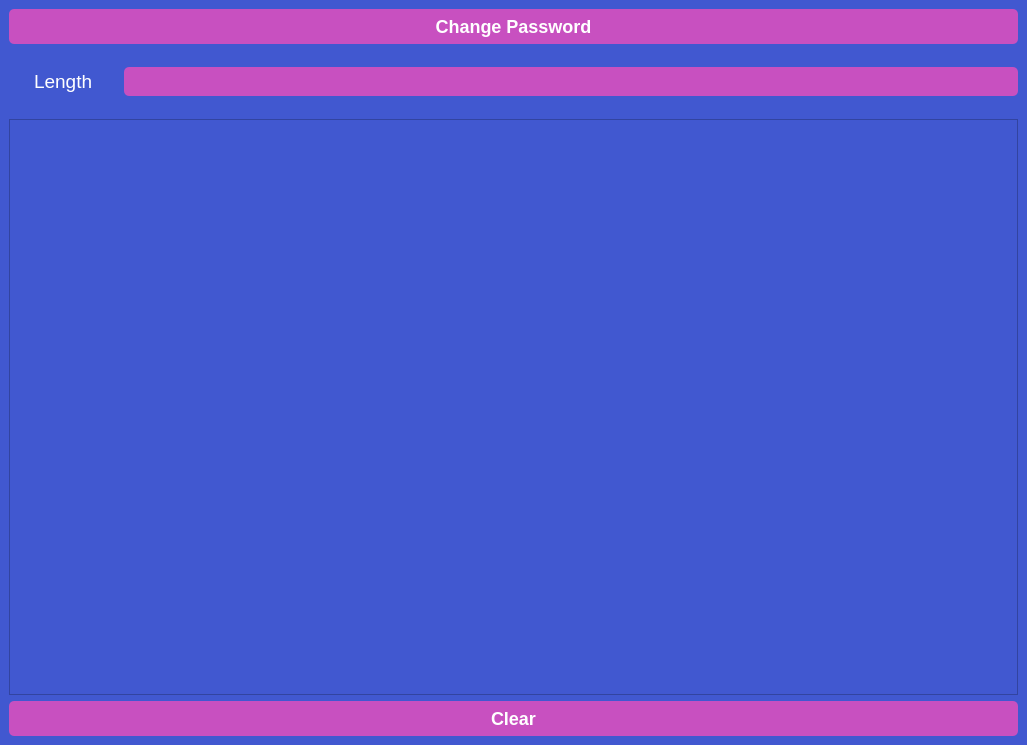
<?xml version="1.0" encoding="UTF-8"?>
<ui version="4.0">
 <class>MainWindow</class>
 <widget class="QMainWindow" name="MainWindow">
  <property name="geometry">
   <rect>
    <x>0</x>
    <y>0</y>
    <width>1027</width>
    <height>745</height>
   </rect>
  </property>
  <property name="windowTitle">
   <string>Password Random Generator</string>
  </property>
  <property name="styleSheet">
   <string notr="true">/*Copyright (c) DevSec Studio. All rights reserved.

MIT License

Permission is hereby granted, free of charge, to any person obtaining a copy
of this software and associated documentation files (the &quot;Software&quot;), to deal
in the Software without restriction, including without limitation the rights
to use, copy, modify, merge, publish, distribute, sublicense, and/or sell
copies of the Software, and to permit persons to whom the Software is
furnished to do so, subject to the following conditions:

The above copyright notice and this permission notice shall be included in all
copies or substantial portions of the Software.

THE SOFTWARE IS PROVIDED *AS IS*, WITHOUT WARRANTY OF ANY KIND, EXPRESS OR
IMPLIED, INCLUDING BUT NOT LIMITED TO THE WARRANTIES OF MERCHANTABILITY,
FITNESS FOR A PARTICULAR PURPOSE AND NONINFRINGEMENT. IN NO EVENT SHALL THE
AUTHORS OR COPYRIGHT HOLDERS BE LIABLE FOR ANY CLAIM, DAMAGES OR OTHER
LIABILITY, WHETHER IN AN ACTION OF CONTRACT, TORT OR OTHERWISE, ARISING FROM,
OUT OF OR IN CONNECTION WITH THE SOFTWARE OR THE USE OR OTHER DEALINGS IN THE SOFTWARE.
*/

/*-----QWidget-----*/
QWidget
{
	background-color: #4158D0;
	color: #ffffff;
	border-color: #181c21;
	padding:20px
}


/*-----QMenuBar-----*/
QMenuBar
{
	background-color: #6692fc;
	color: #fff;
	border-color: #181c21;

}


QMenuBar::item
{
    background-color: transparent;

}


QMenuBar::item:selected
{
    background-color: #4158D0;

}


QMenuBar::item:pressed
{
    background-color: #4158D0;
    border: 1px solid #5ab8a0;
    margin-bottom: -1px;
    padding-bottom: 1px;

}


/*-----QMenu-----*/
QMenu
{
    background-color: #e1f4ff;
    border: 1px solid;
    color: #000;

}


QMenu::separator
{
    height: 1px;
    background-color: #000;
    color: #ffffff;
    padding-left: 4px;
    margin-left: 10px;
    margin-right: 5px;

}


QMenu::item
{
    min-width : 150px;
    padding: 3px 20px 3px 20px;

}


QMenu::item:selected
{
    background-color: #3a76b4;
    color: #ffffff;

}


QMenu::item:disabled
{
    color: #262626;

}


/*-----QPushButton-----*/
QPushButton
{
	background-color: #C850C0;
	color: white;
	border-style: solid;
	border-color: #181c21;
	border-radius:5px;
	font-weight: bold;
	padding:7px;
	font-size: 18px;
	font-family: Arial;

}


QPushButton::hover
{
	background-color: #E64AD7;

}


QPushButton::pressed
{
	background-color: #E64AD7;

}


/*-----QLineEdit-----*/
QLineEdit
{
	background-color: #C850C0;
	color: white;
	border-radius:5px;
	padding: 3px;
	font-size:18px;
}
 QTabWidget::tab-bar {
 background-color: black;
}

QTabBar::tab {
    background-color: #C850C0;
    border-color:white;
    font: bold 12px 'Arial';
    color: white;
    height:20px;
	width:150px;
	padding:10px;
	border-radius:5px;
}
QTabBar::tab:!selected {
    background-color: #C850C0;
    color: white;
 }


QTabBar::close-button {
    background-position: center;
    background-image: url(&quot;:/Appearance/close_chat_item&quot;);
}

 QTabWidget::pane { 
     position: absolute;
 }

QTabBar::tab:selected {
    border-color:#4094da;
    background-color: #E64AD7;
    color: white;
}
QLabel{
text-align:center;

}</string>
  </property>
  <widget class="QWidget" name="centralwidget">
   <layout class="QVBoxLayout" name="verticalLayout">
    <item>
     <widget class="QPushButton" name="pass_btn">
      <property name="text">
       <string>Change Password</string>
      </property>
     </widget>
    </item>
    <item>
     <layout class="QHBoxLayout" name="horizontalLayout_2">
      <item>
       <widget class="QLabel" name="label">
        <property name="font">
         <font>
          <pointsize>14</pointsize>
         </font>
        </property>
        <property name="text">
         <string>Length</string>
        </property>
       </widget>
      </item>
      <item>
       <widget class="QLineEdit" name="leng"/>
      </item>
     </layout>
    </item>
    <item>
     <widget class="QPlainTextEdit" name="out">
      <property name="font">
       <font>
        <pointsize>28</pointsize>
        <weight>75</weight>
        <bold>true</bold>
       </font>
      </property>
      <property name="plainText">
       <string/>
      </property>
     </widget>
    </item>
    <item>
     <widget class="QPushButton" name="btn_clear">
      <property name="text">
       <string>Clear</string>
      </property>
     </widget>
    </item>
   </layout>
  </widget>
 </widget>
 <resources/>
 <connections/>
</ui>
